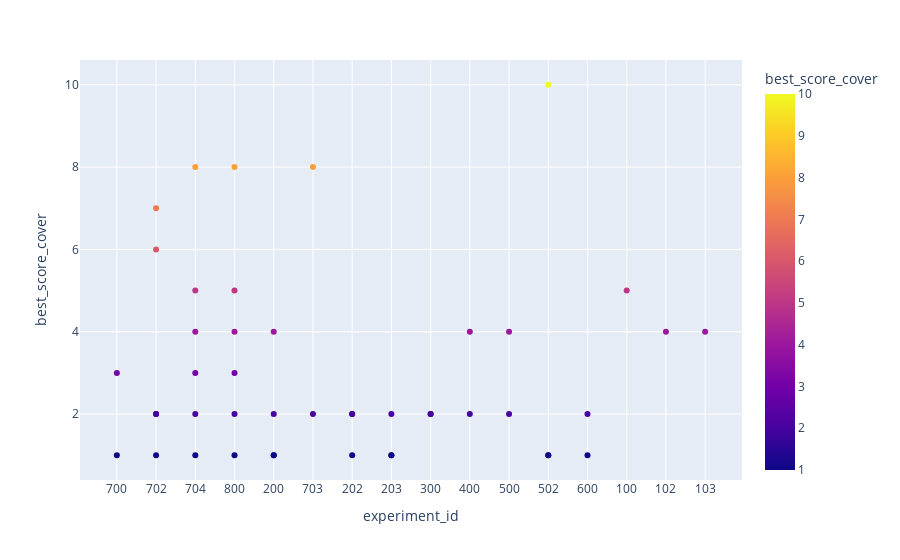

Here is the notebook cell this chart was saved with:
### Code cell
fig = px.scatter(df[df['best_score_cover'] <= 10], x="experiment_id", y="best_score_cover", color='best_score_cover')
fig.show()

### Figure 1 — Plotly figure (JSON) as saved in the notebook; plotly's stock layout.template omitted (floating-point values rounded to 4 significant figures)
{"data": [{"hovertemplate": "experiment_id=%{x}<br>best_score_cover=%{marker.color}<extra></extra>", "legendgroup": "", "marker": {"color": [3, 7, 8, 8, 5, 5, 4, 2, 8, 2, 2, 1, 2, 2, 1, 1, 1, 2, 4, 4, 1, 2, 2, 3, 3, 5, 4, 4, 1, 1, 2, 1, 1, 2, 2, 1, 2, 2, 2, 10, 1, 1, 6, 4, 4], "coloraxis": "coloraxis", "symbol": "circle"}, "mode": "markers", "name": "", "orientation": "v", "showlegend": false, "type": "scatter", "x": ["700", "702", "704", "800", "704", "800", "200", "702", "703", "704", "800", "200", "202", "203", "200", "202", "203", "300", "400", "500", "502", "600", "702", "704", "800", "100", "102", "103", "502", "702", "703", "704", "800", "200", "202", "203", "300", "400", "500", "502", "600", "700", "702", "704", "800"], "xaxis": "x", "y": [3, 7, 8, 8, 5, 5, 4, 2, 8, 2, 2, 1, 2, 2, 1, 1, 1, 2, 4, 4, 1, 2, 2, 3, 3, 5, 4, 4, 1, 1, 2, 1, 1, 2, 2, 1, 2, 2, 2, 10, 1, 1, 6, 4, 4], "yaxis": "y"}], "layout": {"autosize": true, "coloraxis": {"colorbar": {"title": {"text": "best_score_cover"}}, "colorscale": [[0, "#0d0887"], [0.1111, "#46039f"], [0.2222, "#7201a8"], [0.3333, "#9c179e"], [0.4444, "#bd3786"], [0.5556, "#d8576b"], [0.6667, "#ed7953"], [0.7778, "#fb9f3a"], [0.8889, "#fdca26"], [1, "#f0f921"]]}, "legend": {"tracegroupgap": 0}, "margin": {"t": 60}, "xaxis": {"anchor": "y", "autorange": true, "domain": [0, 1], "range": [-0.8832, 15.88], "title": {"text": "experiment_id"}, "type": "category"}, "yaxis": {"anchor": "x", "autorange": true, "domain": [0, 1], "range": [0.3031, 10.7], "title": {"text": "best_score_cover"}, "type": "linear"}}}
